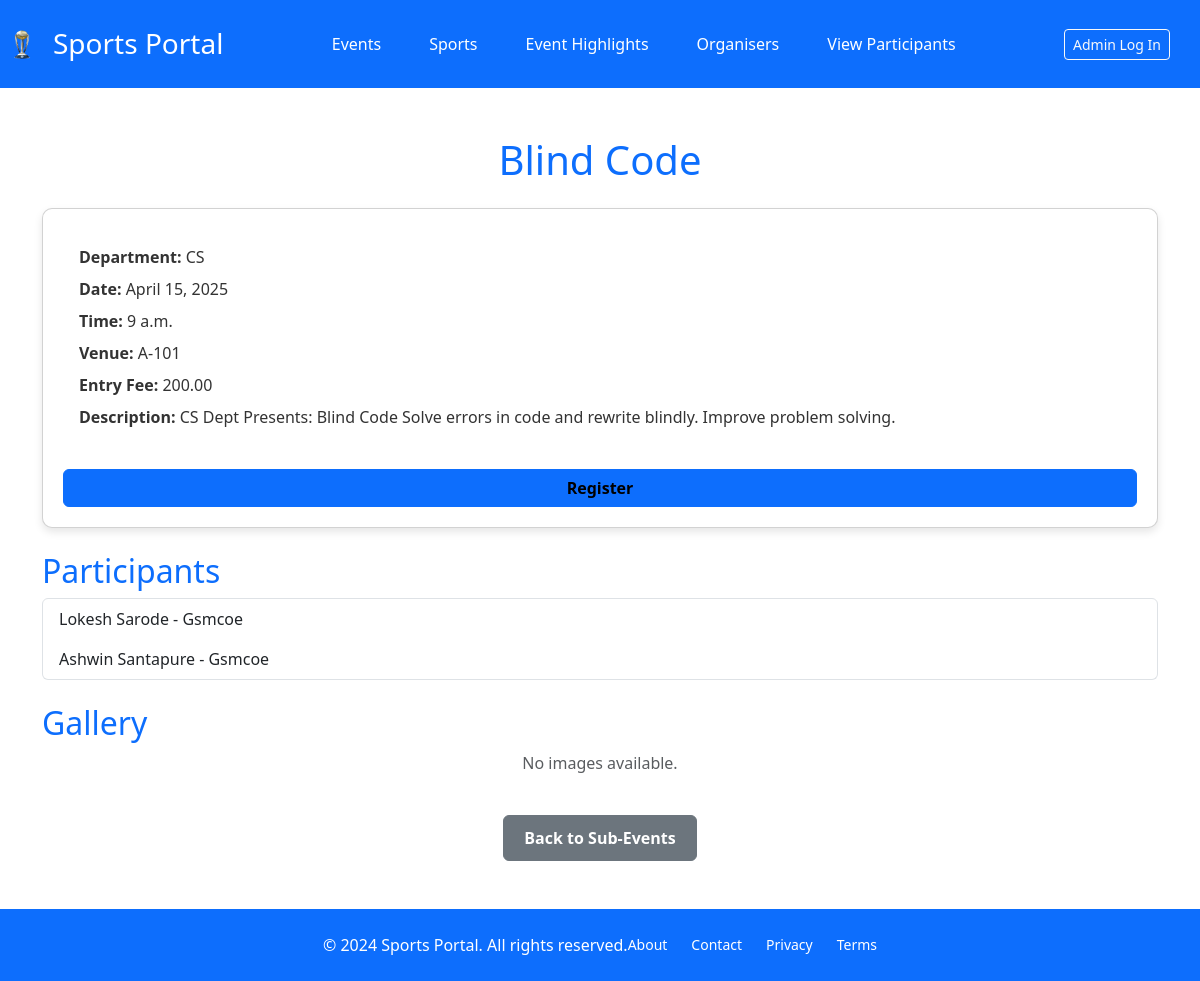
The page /events/sub-event/2/ on the database as committed earlier.
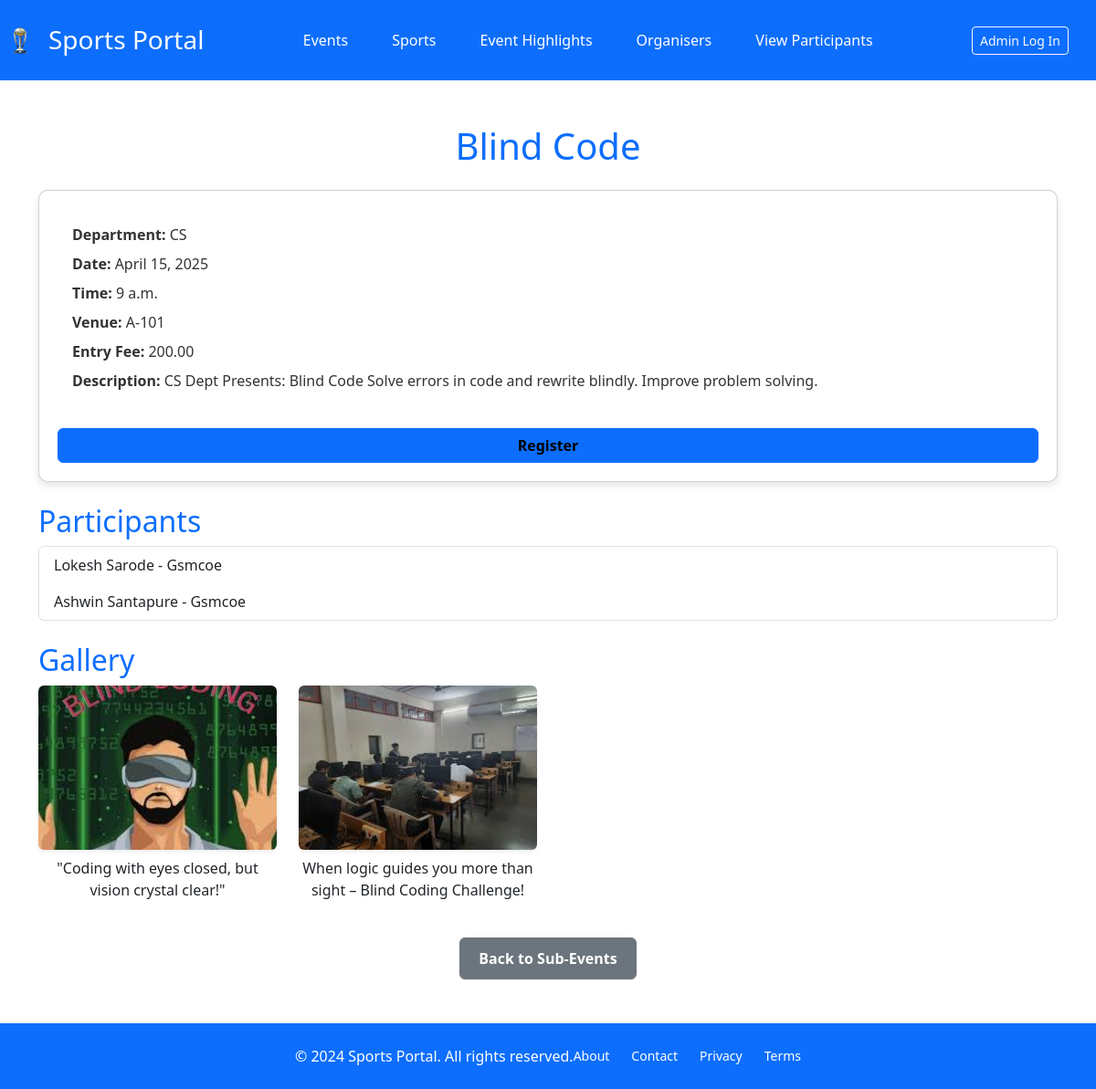
The same page on the database as committed later.
### registrationapp/models.py (models this page shows, shortened)
class Participant(models.Model):
    full_name = models.CharField(max_length=100)  # Name of the participant or team leader
    email = models.EmailField()  # Participant's email
    college_name = models.CharField(max_length=100)  # Name of the college
    year_of_study = models.CharField(max_length=2)
    contact_number = models.CharField(max_length=10)  # Contact number
    emergency_contact = models.CharField(max_length=10)  # Contact number
    sub_event = models.ForeignKey(SubEvent, on_delete=models.CASCADE, related_name='participants')  # Linked to SubEvent
    payment_id = models.CharField(max_length=100, blank=True, null=True)
    class Meta:
        unique_together = ('email', 'sub_event')

### events/models.py (models this page shows, shortened)
class Gallery(models.Model):
    sub_event = models.ForeignKey(SubEvent, on_delete=models.CASCADE, related_name='gallery')  # Linked to SubEvent
    image = models.ImageField(upload_to='event_photos/')  # Path to upload images
    caption = models.CharField(max_length=500, blank=True, null=True)  # Optional caption for the image

### events/views.py (the view)
# urls.py: path('sub-event/<int:pk>/', SubEventDetailsView.as_view(), name='sub_event_detail'),
class SubEventDetailsView(DetailView):
    model = SubEvent
    template_name = "sub_event_detail.html"
    context_object_name = "sub_event"

### templates/sub_event_detail.html (shortened to what this page needs)
{% extends "base.html" %}
{% load static %}
{% block head %}
<link rel="stylesheet" href="{% static "css/sub-event.css" %}">
{% endblock head %}
{% block body %}
<div class="container py-5">
    <h1 class="text-primary text-center mb-4">{{ sub_event.name }}</h1>
    <div class="card sub-event-card">
        <div class="card-body">
            <p class="event-detail"><strong>Department:</strong> {{ sub_event.dept }}</p>
            <p class="event-detail"><strong>Date:</strong> {{ sub_event.date }}</p>
            <p class="event-detail"><strong>Time:</strong> {{ sub_event.time }}</p>
            <p class="event-detail"><strong>Venue:</strong> {{ sub_event.venue }}</p>
            <p class="event-detail"><strong>Entry Fee:</strong> {{ sub_event.fees }}</p>
            <p class="event-detail"><strong>Description:</strong> {{ sub_event.description }}</p>
        </div>
        <p class="mt-3 mb-0 text-lg btn btn-primary">
            <a href="{% url 'participant_register' sub_event.id %}" class="text-black font-weight-bold" style="text-decoration: none">Register</a>
        </p>
    </div>
    <h2 class="text-primary mt-4">Participants</h2>
    <ul class="list-group mb-4">
        {% for participant in sub_event.participants.all %}
            <li class="list-group-item">{{ participant.full_name }} - {{ participant.college_name }}</li>
        {% empty %}
            <li class="list-group-item text-muted">No participants yet.</li>
        {% endfor %}
    </ul>
    <h2 class="text-primary">Gallery</h2>
    <div class="row">
        {% for photo in sub_event.gallery.all %}
        <div class="col-md-3">
            <div class="gallery-item">
                <img src="{{ photo.image.url }}" alt="{{ photo.caption }}" class="img-fluid rounded shadow-sm">
                <p class="text-center mt-2">{{ photo.caption }}</p>
            </div>
        </div>
        {% empty %}
        <div class="col-12">
            <p class="text-muted text-center">No images available.</p>
        </div>
        {% endfor %}
    </div>
    <div class="text-center mt-4">
        <a href="{% url 'sub_event_list' pk=sub_event.main_event.pk %}" class="btn btn-secondary">
            Back to Sub-Events
        </a>
    </div>
</div>
{% endblock %}

Rows that differ between the two databases and show on the page:
added Gallery: image (picture), caption "\"Coding with eyes closed, but vision crystal clear!\""
added Gallery: image (picture), caption "When logic guides you more than sight – Blind Coding Challenge!"
Other text that changed with them:
text no longer shown: "No images available."
